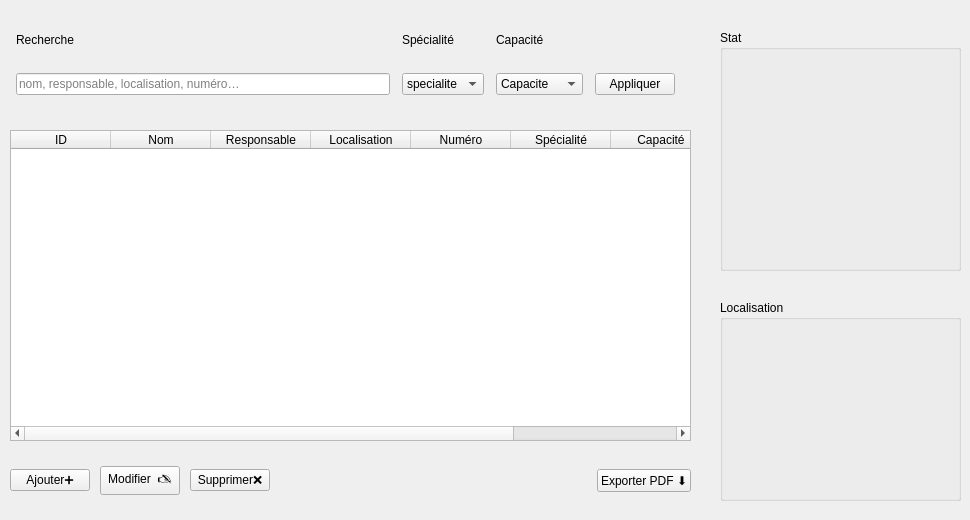
          <widget class="QWidget" name="mainL">
           <widget class="QTableWidget" name="TableLabs_2">
            <property name="geometry">
             <rect>
              <x>10</x>
              <y>130</y>
              <width>681</width>
              <height>311</height>
             </rect>
            </property>
            <property name="editTriggers">
             <set>QAbstractItemView::EditTrigger::NoEditTriggers</set>
            </property>
            <property name="alternatingRowColors">
             <bool>true</bool>
            </property>
            <property name="selectionBehavior">
             <enum>QAbstractItemView::SelectionBehavior::SelectRows</enum>
            </property>
            <property name="showGrid">
             <bool>false</bool>
            </property>
            <property name="sortingEnabled">
             <bool>true</bool>
            </property>
            <property name="cornerButtonEnabled">
             <bool>false</bool>
            </property>
            <column>
             <property name="text">
              <string>ID</string>
             </property>
            </column>
            <column>
             <property name="text">
              <string>Nom</string>
             </property>
            </column>
            <column>
             <property name="text">
              <string>Responsable</string>
             </property>
            </column>
            <column>
             <property name="text">
              <string>Localisation</string>
             </property>
            </column>
            <column>
             <property name="text">
              <string>Numéro</string>
             </property>
            </column>
            <column>
             <property name="text">
              <string>Spécialité</string>
             </property>
            </column>
            <column>
             <property name="text">
              <string>Capacité</string>
             </property>
            </column>
            <column>
             <property name="text">
              <string>QR</string>
             </property>
            </column>
           </widget>
           <widget class="QFrame" name="LabsCardFilter_2">
            <property name="geometry">
             <rect>
              <x>0</x>
              <y>0</y>
              <width>691</width>
              <height>111</height>
             </rect>
            </property>
            <property name="frameShape">
             <enum>QFrame::Shape::NoFrame</enum>
            </property>
            <layout class="QGridLayout" name="labsFilterGrid_2">
             <property name="leftMargin">
              <number>16</number>
             </property>
             <property name="topMargin">
              <number>16</number>
             </property>
             <property name="rightMargin">
              <number>16</number>
             </property>
             <property name="bottomMargin">
              <number>16</number>
             </property>
             <property name="horizontalSpacing">
              <number>12</number>
             </property>
             <property name="verticalSpacing">
              <number>10</number>
             </property>
             <item row="1" column="2">
              <widget class="QComboBox" name="LabsCap_2">
               <item>
                <property name="text">
                 <string>Capacite</string>
                </property>
               </item>
               <item>
                <property name="text">
                 <string>occupe</string>
                </property>
               </item>
               <item>
                <property name="text">
                 <string>disponible</string>
                </property>
               </item>
              </widget>
             </item>
             <item row="1" column="1">
              <widget class="QComboBox" name="LabsSpec_2">
               <item>
                <property name="text">
                 <string>specialite</string>
                </property>
               </item>
               <item>
                <property name="text">
                 <string>int</string>
                </property>
               </item>
               <item>
                <property name="text">
                 <string>ext</string>
                </property>
               </item>
              </widget>
             </item>
             <item row="0" column="2">
              <widget class="QLabel" name="LblLabsCap_2">
               <property name="text">
                <string>Capacité</string>
               </property>
              </widget>
             </item>
             <item row="0" column="1">
              <widget class="QLabel" name="LblLabsSpec_2">
               <property name="text">
                <string>Spécialité</string>
               </property>
              </widget>
             </item>
             <item row="1" column="0">
              <widget class="QLineEdit" name="LabsSearch_2">
               <property name="placeholderText">
                <string>nom, responsable, localisation, numéro…</string>
               </property>
              </widget>
             </item>
             <item row="1" column="3">
              <widget class="QPushButton" name="BtnLabsApply_2">
               <property name="text">
                <string>Appliquer</string>
               </property>
               <property name="property" stdset="0">
                <string>primary</string>
               </property>
              </widget>
             </item>
             <item row="0" column="0">
              <widget class="QLabel" name="LblLabsSearch_2">
               <property name="text">
                <string>Recherche</string>
               </property>
              </widget>
             </item>
            </layout>
           </widget>
           <widget class="QWidget" name="layoutWidget">
            <property name="geometry">
             <rect>
              <x>10</x>
              <y>450</y>
              <width>681</width>
              <height>61</height>
             </rect>
            </property>
            <layout class="QHBoxLayout" name="labsActions_2">
             <property name="spacing">
              <number>10</number>
             </property>
             <item>
              <widget class="QPushButton" name="BtnLabAdd_2">
               <property name="text">
                <string>Ajouter➕</string>
               </property>
               <property name="property" stdset="0">
                <string>primary</string>
               </property>
              </widget>
             </item>
             <item>
              <widget class="QPushButton" name="BtnLabEdit_2">
               <property name="text">
                <string>Modifier  🖎</string>
               </property>
               <property name="property" stdset="0">
                <string>ghost</string>
               </property>
              </widget>
             </item>
             <item>
              <widget class="QPushButton" name="BtnLabDelete_2">
               <property name="text">
                <string>Supprimer❌</string>
               </property>
               <property name="property" stdset="0">
                <string>danger</string>
               </property>
              </widget>
             </item>
             <item>
              <spacer name="labsSpacer_2">
               <property name="orientation">
                <enum>Qt::Orientation::Horizontal</enum>
               </property>
               <property name="sizeHint" stdset="0">
                <size>
                 <width>40</width>
                 <height>20</height>
                </size>
               </property>
              </spacer>
             </item>
             <item>
              <widget class="QPushButton" name="BtnLabExport_2">
               <property name="text">
                <string>Exporter PDF ⬇️</string>
               </property>
               <property name="property" stdset="0">
                <string>chip</string>
               </property>
              </widget>
             </item>
            </layout>
           </widget>
           <widget class="QGroupBox" name="groupBox_2">
            <property name="geometry">
             <rect>
              <x>720</x>
              <y>30</y>
              <width>241</width>
              <height>241</height>
             </rect>
            </property>
            <property name="title">
             <string>Stat</string>
            </property>
           </widget>
           <widget class="QGroupBox" name="groupBox_3">
            <property name="geometry">
             <rect>
              <x>720</x>
              <y>300</y>
              <width>241</width>
              <height>201</height>
             </rect>
            </property>
            <property name="title">
             <string>Localisation</string>
            </property>
           </widget>
          </widget>
